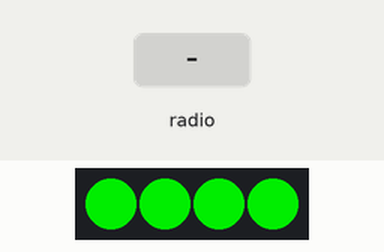
Recording of a program running on a simulated BBC micro:bit running MicroPython. On the bench: 4 RGB LEDs in strip order, left to right. Inputs (shaded band) come from the test bench. Dim RGB values are drawn brighter than linear.

Above: at 1.2 s.
1.3 s: radio message "flash" arrives
At 2.5 s:
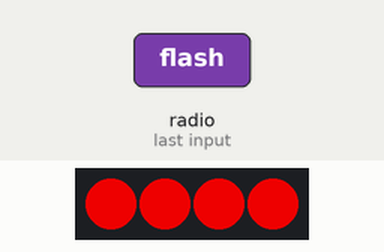
2.8 s: radio message "flow" arrives
At 3.7 s:
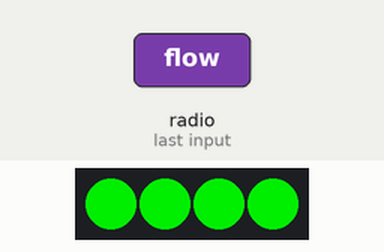
Timing chart, 0 to 5.8 s (numbered marks = the images above; inputs shaded):
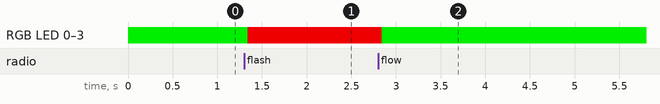

Measured:
- after the input at 1.3 s, RGB LED 0–3: RGB(0, 200, 0) → RGB(131, 0, 0) at once, → RGB(199, 0, 0) 0.02 s later
- after the input at 2.8 s, RGB LED 0–3: RGB(199, 0, 0) → RGB(0, 131, 0) at once, → RGB(0, 199, 0) 0.02 s later

The program:

side.py
```python
# 사이드 인디케이터(새버전)
# run: green, flash: red, flow: blue*2 - green
import radio
from random import randint
from microbit import *
import neopixel

# Create the "flash" animation frames. Can you work out how it's done?
flash = [Image().invert()*(i/9) for i in range(9, -1, -1)]

# The radio won't work unless it's switched on.
radio.on()
np = neopixel.NeoPixel(pin0, 4)

for pixel_id in range(0, len(np)):
    red = 0
    green = 200
    blue = 0

    # Assign the current LED a random red, green and blue value between 0 and 60
    np[pixel_id] = (red, green, blue)

    # Display the current pixel data on the Neopixel strip
    np.show()

# Event loop.
while True:
    incoming = radio.receive()
    if incoming == 'run':
        for pixel_id in range(0, len(np)):

            np[pixel_id] = (0, 200, 0)

            # Display the current pixel data on the Neopixel strip
            np.show()

    if incoming == 'flash':
        for num in range(0, 200):
            for pixel_id in range(0, len(np)):
                np[pixel_id] = (num, 0, 0)

            np.show()

    if incoming == 'flow':
        for num in range(0, 200):
            for pixel_id in range(0, len(np)):
                np[pixel_id] = (0, num, 0)

            np.show()

    if incoming == 'stop':
        for pixel_id in range(0, len(np)):

            np[pixel_id] = (0, 200, 0)

            # Display the current pixel data on the Neopixel strip
            np.show()

    if incoming == 'auth':
        for pixel_id in range(0, len(np)):

            np[pixel_id] = (0, 200, 0)

            # Display the current pixel data on the Neopixel strip
            np.show()

    if incoming == 'close':
        for pixel_id in range(0, len(np)):

            np[pixel_id] = (200, 0, 0)

            # Display the current pixel data on the Neopixel strip
            np.show()
```
